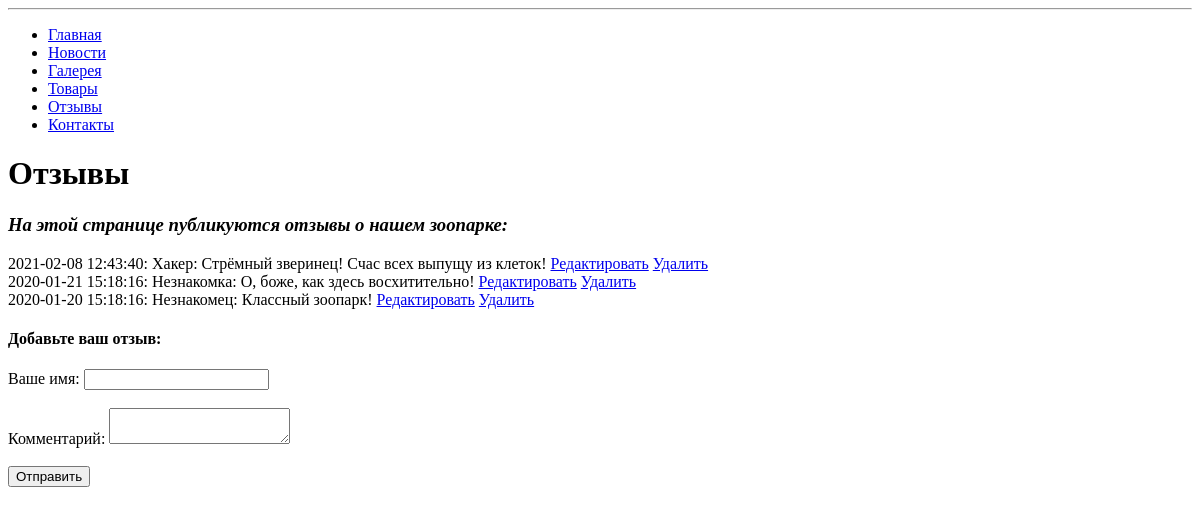
The app's page /reviews.php, older data.
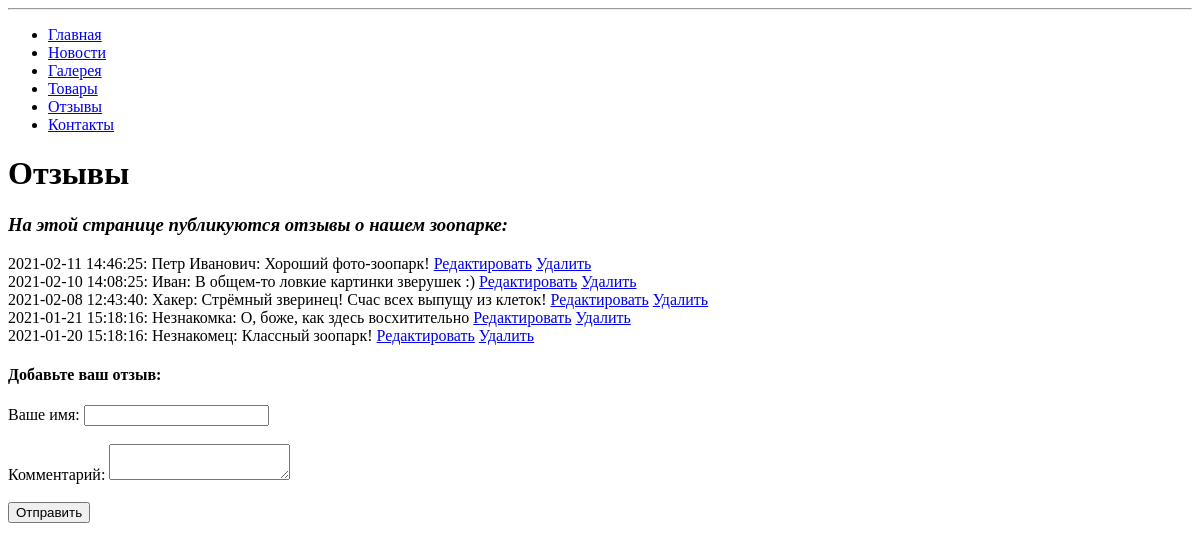
The same page, newer data.
### tables this page shows
CREATE TABLE `gallery_reviews` (
  `id` smallint(5) UNSIGNED NOT NULL,
  `date` timestamp NOT NULL DEFAULT current_timestamp(),
  `author` varchar(255) NOT NULL,
  `text` text NOT NULL
);

### engine/functions.php (called while the page is built, shortened)
<?php
function render($file, $variables = [])
{
	$templateContent = file_get_contents($file);
	foreach ($variables as $varName => $varValue) {
		$varName = '{{' . strtoupper($varName) . '}}';
		$templateContent = str_replace($varName, $varValue, $templateContent);
	}
	return $templateContent;
}

### engine/db.php (called while the page is built, shortened)
<?php
function createConnection()
{
    $db = mysqli_connect(DB_HOST, DB_USER, DB_PASS, DB_NAME);
    mysqli_set_charset($db, 'utf8');
    return $db;
}
function getAssocResult($sql)
{
    $db = createConnection();
    $result = mysqli_query($db, $sql);
    $arrayResult = [];
    while ($row = mysqli_fetch_assoc($result)) {
        $arrayResult[] = $row;
    }
    return $arrayResult;
}

### engine/reviews.php (the view, shortened to what this page needs)
<?php
function    getReviews() {
    $sql = "SELECT * FROM gallery_reviews ORDER BY `gallery_reviews`.`date` DESC";
    return getAssocResult($sql);
}
function renderReviews($reviews)
{
    $reviews = getReviews();
    $reviewsContent = '';
    $reviewsContent .= '<div class=\"reviews\">';
    foreach($reviews as $review) {
        $reviewsContent .= $review['date'] . ': ' . $review['author'] . ': ' . $review['text'];
        $reviewsContent .= " <a href=\"editReview.php?id=" . $review['id'] . "\">Редактировать</a>";
        $reviewsContent .= " <a href=\"deleteReview.php?id=" . $review['id'] . "\">Удалить</a>";
        $reviewsContent .= '<br>';
    }
    $reviewsContent .= '<div>';
    return $reviewsContent;
}

### public/reviews.php (shortened to what this page needs)
<?php
    $reviews = getReviews();
    $author = $_POST['author'] ?? null;
    $text = $_POST['text'] ?? null;
    echo '<hr>';
    echo  render(TEMPLATES_DIR . 'reviews.tpl', [
        'title'     =>  'Отзывы',
        'h3'        =>  'Отзывы',
        'content'   =>  'На этой странице публикуются отзывы о нашем зоопарке:',
    ]);
    echo renderReviews($reviews);
?>
<h4>Добавьте ваш отзыв:</h4>
<form method="POST">
    <span>Ваше имя: </span><input type="text" name="author" value="<?= $author ?>"><br><br>
    <span>Комментарий: </span><textarea name="text"><?= $text ?></textarea><br><br>
    <input type="submit" value="Отправить">
</form>

Row changes from the older to the newer data that the page shows:
added gallery_reviews: value "2021-02-11 14:46:25: Петр Иванович: Хороший фото-зоопарк!"
added gallery_reviews: value "2021-02-10 14:08:25: Иван: В общем-то ловкие картинки зверушек :)"
changed gallery_reviews (number 4 of 5 on the later page): value "2020-01-21 15:18:16: Незнакомка: О, боже, как здесь восхитительно!" → "2021-01-21 15:18:16: Незнакомка: О, боже, как здесь восхитительно"
changed gallery_reviews (number 5 of 5 on the later page): value "2020-01-20 15:18:16: Незнакомец: Классный зоопарк!" → "2021-01-20 15:18:16: Незнакомец: Классный зоопарк!"
